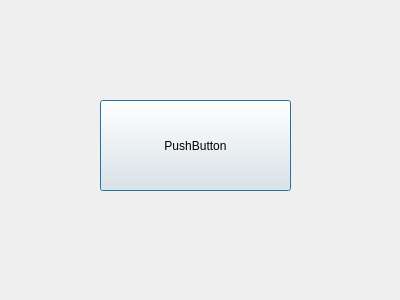
<?xml version="1.0" encoding="UTF-8"?>
<ui version="4.0">
 <class>Second_Window</class>
 <widget class="QDialog" name="Second_Window">
  <property name="geometry">
   <rect>
    <x>0</x>
    <y>0</y>
    <width>400</width>
    <height>300</height>
   </rect>
  </property>
  <property name="windowTitle">
   <string>Dialog</string>
  </property>
  <widget class="QPushButton" name="pushButton">
   <property name="geometry">
    <rect>
     <x>100</x>
     <y>100</y>
     <width>191</width>
     <height>91</height>
    </rect>
   </property>
   <property name="text">
    <string>PushButton</string>
   </property>
  </widget>
 </widget>
 <resources/>
 <connections/>
</ui>
